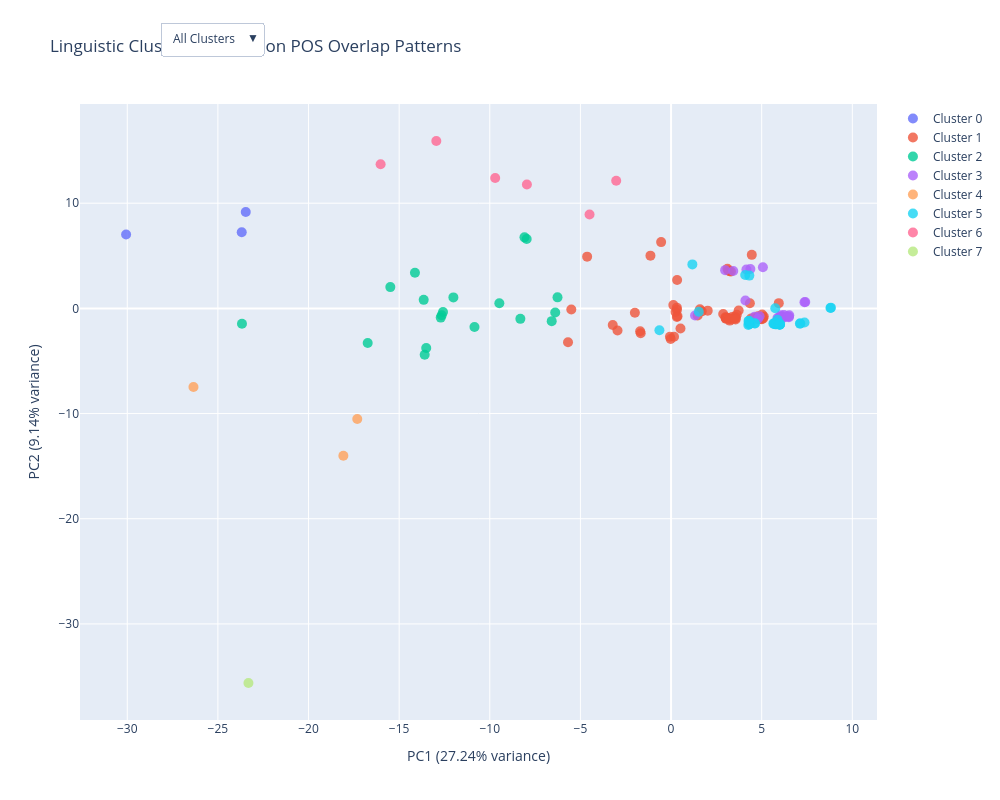

Notebook code cell kept with this figure:
### Code cell
import plotly.graph_objects as go

# Create a dataframe with the PCA features
plot_df = pd.DataFrame({
    'PC1': pca_features[:, 0],
    'PC2': pca_features[:, 1],
    'Language': df_cleaned.index,
    'Cluster': df_cleaned['Cluster']
})

# Create traces for each cluster
fig = go.Figure()

for cluster in sorted(plot_df['Cluster'].unique()):
    cluster_data = plot_df[plot_df['Cluster'] == cluster]
    
    # Scatter points without text labels (for "All Clusters" view)
    fig.add_trace(
        go.Scatter(
            x=cluster_data['PC1'],
            y=cluster_data['PC2'],
            mode='markers',
            name=f'Cluster {cluster}',
            marker=dict(size=10, opacity=0.8),
            text=cluster_data['Language'],
            hovertemplate='<b>%{text}</b><br>PC1: %{x:.2f}<br>PC2: %{y:.2f}<extra></extra>',
            hoverinfo='text',
            visible=True,
            showlegend=True
        )
    )
    
    # Scatter points WITH text labels (for individual cluster view)
    fig.add_trace(
        go.Scatter(
            x=cluster_data['PC1'],
            y=cluster_data['PC2'],
            mode='markers+text',
            name=f'Cluster {cluster}',
            marker=dict(size=10, opacity=0.8),
            text=cluster_data['Language'],
            textposition='top center',
            hovertemplate='<b>%{text}</b><br>PC1: %{x:.2f}<br>PC2: %{y:.2f}<extra></extra>',
            hoverinfo='text',
            visible=False,
            showlegend=False
        )
    )

# Create dropdown buttons
buttons = [
    dict(
        label='All Clusters',
        method='update',
        args=[
            {'visible': [i % 2 == 0 for i in range(len(fig.data))]},
            {'title': 'Linguistic Clustering based on POS Overlap Patterns'}
        ]
    )
]

num_clusters = len(sorted(plot_df['Cluster'].unique()))
for cluster_idx, cluster in enumerate(sorted(plot_df['Cluster'].unique())):
    visible = [False] * len(fig.data)
    # Show both markers and text for this cluster
    visible[cluster_idx * 2] = False  # Hide marker-only version
    visible[cluster_idx * 2 + 1] = True  # Show marker+text version
    
    buttons.append(
        dict(
            label=f'Cluster {cluster}',
            method='update',
            args=[
                {'visible': visible},
                {'title': f'Linguistic Clustering - Cluster {cluster}'}
            ]
        )
    )

fig.update_layout(
    updatemenus=[
        dict(
            active=0,
            buttons=buttons,
            direction="down",
            pad={"r": 10, "t": 10},
            showactive=True,
            x=0.1,
            xanchor="left",
            y=1.15,
            yanchor="top"
        )
    ],
    title='Linguistic Clustering based on POS Overlap Patterns',
    xaxis_title=f"PC1 ({pca.explained_variance_ratio_[0]:.2%} variance)",
    yaxis_title=f"PC2 ({pca.explained_variance_ratio_[1]:.2%} variance)",
    height=800,
    width=1000,
    hovermode='closest'
)

fig.show()

### Figure 1 — Plotly figure (JSON) as saved in the notebook; plotly's stock layout.template omitted (floating-point values rounded to 4 significant figures)
{"data": [{"hoverinfo": "text", "hovertemplate": "<b>%{text}</b><br>PC1: %{x:.2f}<br>PC2: %{y:.2f}<extra></extra>", "marker": {"opacity": 0.8, "size": 10}, "mode": "markers", "name": "Cluster 0", "showlegend": true, "text": ["Nenets-Tundra", "Gwichin-TueCL", "Old_Turkish-Clausal"], "type": "scatter", "visible": true, "x": [-23.69, -30.06, -23.46], "y": [7.242, 7.02, 9.158]}, {"hoverinfo": "text", "hovertemplate": "<b>%{text}</b><br>PC1: %{x:.2f}<br>PC2: %{y:.2f}<extra></extra>", "marker": {"opacity": 0.8, "size": 10}, "mode": "markers+text", "name": "Cluster 0", "showlegend": false, "text": ["Nenets-Tundra", "Gwichin-TueCL", "Old_Turkish-Clausal"], "textposition": "top center", "type": "scatter", "visible": false, "x": [-23.69, -30.06, -23.46], "y": [7.242, 7.02, 9.158]}, {"hoverinfo": "text", "hovertemplate": "<b>%{text}</b><br>PC1: %{x:.2f}<br>PC2: %{y:.2f}<extra></extra>", "marker": {"opacity": 0.8, "size": 10}, "mode": "markers", "name": "Cluster 1", "showlegend": true, "text": ["Akkadian-RIAO", "Gheg-GPS", "Old_East_Slavic-TOROT", "Classical_Armenian-CAVaL", "Guajajara-TuDeT", "Kazakh-KTB", "Chintang-CTNTB", "Buryat-BDT", "Gothic-PROIEL", "Old_French-PROFITEROLE", "North_Sami-Giella", "Bambara-CRB", "Amharic-ATT", "Greek-GDT", "Swedish-LinES", "Old_Occitan-CorAG", "Erzya-JR", "Bhojpuri-BHTB", "Umbrian-IKUVINA", "Marathi-UFAL", "Javanese-CSUI", "Kiche-IU", "Yoruba-YTB", "Low_Saxon-LSDC", "Pashto-Sikaram", "Northwest_Gbaya-Autogramm", "Tamil-TTB", "Ika-ChibErgIS", "Nheengatu-CompLin", "Ancient_Hebrew-PTNK", "Urdu-UDTB", "Romanian-RRT", "Pesh-ChibErgIS", "Persian-PerDT", "Hungarian-Szeged", "Hindi-HDTB", "Faroese-FarPaHC", "Sanskrit-Vedic", "Uzbek-UzUDT", "Ottoman_Turkish-DUDU", "Coptic-Bohairic", "Wolof-WTB", "Bulgarian-BTB", "Esperanto-Prago", "Shanghainese-ShUD", "Haitian_Creole-Adolphe", "Turkish-Penn", "Ancient_Greek-PROIEL", "Telugu-MTG", "Cantonese-HK", "Odia-ODTB", "Pomak-Philotis", "Old_Church_Slavonic-PROIEL", "Maghrebi_Arabic_French-Arabizi", "Upper_Sorbian-UFAL", "Irish-IDT", "Northern_Kurdish-Kurmanji", "Manx-Cadhan", "Ligurian-GLT", "Sindhi-Isra", "Serbian-SET", "Occitan-TTB", "Sicilian-STB"], "type": "scatter", "visible": true, "x": [0.5203, 1.694, 3.151, 4.862, -1.676, 0.322, 5.116, 3.574, 0.3336, 4.454, 0.1263, 4.938, -1.704, 3.237, 4.578, 4.349, 4.97, -3.218, -0.5473, -2.954, 3.537, 0.2471, 0.1649, 4.74, 3.73, 0.3276, 0.3553, 2.022, 4.957, 5.007, 3.042, 3.028, -5.684, 4.423, 3.285, 2.995, 5.943, 1.593, -4.63, 5.001, -0.06178, -0.01997, 3.024, -1.138, -5.503, 1.468, 3.229, 3.11, 2.876, 5.027, -1.996, 3.486, 3.307, 5.044, 3.626, 3.139, 5.08, 3.367, 0.3187, 4.804, 3.23, 4.826, 3.561], "y": [-1.92, -0.2844, 3.607, -1.015, -2.36, -0.8226, -0.7642, -0.9033, 2.705, 5.09, 0.3096, -0.8397, -2.175, -1.161, -0.9251, 0.493, -0.8756, -1.58, 6.302, -2.097, -0.806, -0.3444, -2.691, -0.9312, -0.196, -0.1339, -0.7389, -0.2136, -0.8186, -1.031, -0.8563, -0.9894, -3.223, -0.9524, -0.9951, -0.8452, 0.4982, -0.08562, 4.92, -0.9676, -2.692, -2.913, -0.9477, 5.014, -0.1021, -0.6793, 3.524, 3.758, -0.5318, -0.5899, -0.409, -0.9942, 3.502, -0.8541, -0.607, -0.9125, -0.9508, -0.8243, 0.07159, -0.7376, -1.04, -1.01, -1.053]}, {"hoverinfo": "text", "hovertemplate": "<b>%{text}</b><br>PC1: %{x:.2f}<br>PC2: %{y:.2f}<extra></extra>", "marker": {"opacity": 0.8, "size": 10}, "mode": "markers+text", "name": "Cluster 1", "showlegend": false, "text": ["Akkadian-RIAO", "Gheg-GPS", "Old_East_Slavic-TOROT", "Classical_Armenian-CAVaL", "Guajajara-TuDeT", "Kazakh-KTB", "Chintang-CTNTB", "Buryat-BDT", "Gothic-PROIEL", "Old_French-PROFITEROLE", "North_Sami-Giella", "Bambara-CRB", "Amharic-ATT", "Greek-GDT", "Swedish-LinES", "Old_Occitan-CorAG", "Erzya-JR", "Bhojpuri-BHTB", "Umbrian-IKUVINA", "Marathi-UFAL", "Javanese-CSUI", "Kiche-IU", "Yoruba-YTB", "Low_Saxon-LSDC", "Pashto-Sikaram", "Northwest_Gbaya-Autogramm", "Tamil-TTB", "Ika-ChibErgIS", "Nheengatu-CompLin", "Ancient_Hebrew-PTNK", "Urdu-UDTB", "Romanian-RRT", "Pesh-ChibErgIS", "Persian-PerDT", "Hungarian-Szeged", "Hindi-HDTB", "Faroese-FarPaHC", "Sanskrit-Vedic", "Uzbek-UzUDT", "Ottoman_Turkish-DUDU", "Coptic-Bohairic", "Wolof-WTB", "Bulgarian-BTB", "Esperanto-Prago", "Shanghainese-ShUD", "Haitian_Creole-Adolphe", "Turkish-Penn", "Ancient_Greek-PROIEL", "Telugu-MTG", "Cantonese-HK", "Odia-ODTB", "Pomak-Philotis", "Old_Church_Slavonic-PROIEL", "Maghrebi_Arabic_French-Arabizi", "Upper_Sorbian-UFAL", "Irish-IDT", "Northern_Kurdish-Kurmanji", "Manx-Cadhan", "Ligurian-GLT", "Sindhi-Isra", "Serbian-SET", "Occitan-TTB", "Sicilian-STB"], "textposition": "top center", "type": "scatter", "visible": false, "x": [0.5203, 1.694, 3.151, 4.862, -1.676, 0.322, 5.116, 3.574, 0.3336, 4.454, 0.1263, 4.938, -1.704, 3.237, 4.578, 4.349, 4.97, -3.218, -0.5473, -2.954, 3.537, 0.2471, 0.1649, 4.74, 3.73, 0.3276, 0.3553, 2.022, 4.957, 5.007, 3.042, 3.028, -5.684, 4.423, 3.285, 2.995, 5.943, 1.593, -4.63, 5.001, -0.06178, -0.01997, 3.024, -1.138, -5.503, 1.468, 3.229, 3.11, 2.876, 5.027, -1.996, 3.486, 3.307, 5.044, 3.626, 3.139, 5.08, 3.367, 0.3187, 4.804, 3.23, 4.826, 3.561], "y": [-1.92, -0.2844, 3.607, -1.015, -2.36, -0.8226, -0.7642, -0.9033, 2.705, 5.09, 0.3096, -0.8397, -2.175, -1.161, -0.9251, 0.493, -0.8756, -1.58, 6.302, -2.097, -0.806, -0.3444, -2.691, -0.9312, -0.196, -0.1339, -0.7389, -0.2136, -0.8186, -1.031, -0.8563, -0.9894, -3.223, -0.9524, -0.9951, -0.8452, 0.4982, -0.08562, 4.92, -0.9676, -2.692, -2.913, -0.9477, 5.014, -0.1021, -0.6793, 3.524, 3.758, -0.5318, -0.5899, -0.409, -0.9942, 3.502, -0.8541, -0.607, -0.9125, -0.9508, -0.8243, 0.07159, -0.7376, -1.04, -1.01, -1.053]}, {"hoverinfo": "text", "hovertemplate": "<b>%{text}</b><br>PC1: %{x:.2f}<br>PC2: %{y:.2f}<extra></extra>", "marker": {"opacity": 0.8, "size": 10}, "mode": "markers", "name": "Cluster 2", "showlegend": true, "text": ["Bokota-ChibErgIS", "Tagalog-Ugnayan", "Albanian-STAF", "Phrygian-KUL", "Southern_Kurdish-Garrusi", "Tatar-NMCTT", "Mbya_Guarani-Thomas", "Akuntsu-TuDeT", "Teko-TuDeT", "Abkhaz-AbNC", "Karelian-KKPP", "Gujarati-GujTB", "Munduruku-TuDeT", "Hittite-HitTB", "Karo-TuDeT", "Tupinamba-TuDeT", "Moksha-JR", "Cappadocian-TueCL", "Xavante-XDT"], "type": "scatter", "visible": true, "x": [-15.49, -12.71, -6.39, -8.313, -13.51, -14.13, -12.58, -16.73, -12.01, -6.264, -8.086, -9.473, -23.67, -12.65, -13.65, -13.59, -7.966, -6.584, -10.84], "y": [2.024, -0.878, -0.3944, -0.9972, -3.774, 3.393, -0.3491, -3.292, 1.045, 1.048, 6.753, 0.4849, -1.454, -0.6519, 0.8099, -4.414, 6.604, -1.215, -1.777]}, {"hoverinfo": "text", "hovertemplate": "<b>%{text}</b><br>PC1: %{x:.2f}<br>PC2: %{y:.2f}<extra></extra>", "marker": {"opacity": 0.8, "size": 10}, "mode": "markers+text", "name": "Cluster 2", "showlegend": false, "text": ["Bokota-ChibErgIS", "Tagalog-Ugnayan", "Albanian-STAF", "Phrygian-KUL", "Southern_Kurdish-Garrusi", "Tatar-NMCTT", "Mbya_Guarani-Thomas", "Akuntsu-TuDeT", "Teko-TuDeT", "Abkhaz-AbNC", "Karelian-KKPP", "Gujarati-GujTB", "Munduruku-TuDeT", "Hittite-HitTB", "Karo-TuDeT", "Tupinamba-TuDeT", "Moksha-JR", "Cappadocian-TueCL", "Xavante-XDT"], "textposition": "top center", "type": "scatter", "visible": false, "x": [-15.49, -12.71, -6.39, -8.313, -13.51, -14.13, -12.58, -16.73, -12.01, -6.264, -8.086, -9.473, -23.67, -12.65, -13.65, -13.59, -7.966, -6.584, -10.84], "y": [2.024, -0.878, -0.3944, -0.9972, -3.774, 3.393, -0.3491, -3.292, 1.045, 1.048, 6.753, 0.4849, -1.454, -0.6519, 0.8099, -4.414, 6.604, -1.215, -1.777]}, {"hoverinfo": "text", "hovertemplate": "<b>%{text}</b><br>PC1: %{x:.2f}<br>PC2: %{y:.2f}<extra></extra>", "marker": {"opacity": 0.8, "size": 10}, "mode": "markers", "name": "Cluster 3", "showlegend": true, "text": ["Khoekhoe-KDT", "Bavarian-MaiBaam", "Egyptian-UJaen", "Polish-PDB", "Latin-ITTB", "Beja-Autogramm", "Middle_French-PROFITEROLE", "Naija-NSC", "Xibe-XDT", "Lithuanian-ALKSNIS", "German-HDT", "Zaar-Autogramm", "Basque-BDT", "Yiddish-YiTB", "Icelandic-IcePaHC", "Bororo-BDT", "Breton-KEB", "Highland_Puebla_Nahuatl-ITML", "French-GSD", "Hausa-SouthernAutogramm", "Western_Armenian-ArmTDP", "Scottish_Gaelic-ARCOSG", "Hebrew-HTB", "Uyghur-UDT", "Chukchi-HSE"], "type": "scatter", "visible": true, "x": [6.229, 7.403, 6.5, 5.915, 4.611, 7.36, 4.375, 6.045, 4.884, 4.799, 5.871, 6.494, 1.323, 6.175, 5.975, 6.055, 3.43, 5.066, 4.156, 6.521, 6.04, 6.032, 2.983, 6.379, 4.103], "y": [-0.6369, 0.6107, -0.8386, -0.9656, -0.7845, 0.5778, 3.752, -0.9961, -0.7405, -0.987, -0.9136, -0.7644, -0.6783, -0.9017, -0.9977, -0.6514, 3.558, 3.912, 3.691, -0.6556, -0.8235, -0.8056, 3.637, -0.769, 0.7505]}, {"hoverinfo": "text", "hovertemplate": "<b>%{text}</b><br>PC1: %{x:.2f}<br>PC2: %{y:.2f}<extra></extra>", "marker": {"opacity": 0.8, "size": 10}, "mode": "markers+text", "name": "Cluster 3", "showlegend": false, "text": ["Khoekhoe-KDT", "Bavarian-MaiBaam", "Egyptian-UJaen", "Polish-PDB", "Latin-ITTB", "Beja-Autogramm", "Middle_French-PROFITEROLE", "Naija-NSC", "Xibe-XDT", "Lithuanian-ALKSNIS", "German-HDT", "Zaar-Autogramm", "Basque-BDT", "Yiddish-YiTB", "Icelandic-IcePaHC", "Bororo-BDT", "Breton-KEB", "Highland_Puebla_Nahuatl-ITML", "French-GSD", "Hausa-SouthernAutogramm", "Western_Armenian-ArmTDP", "Scottish_Gaelic-ARCOSG", "Hebrew-HTB", "Uyghur-UDT", "Chukchi-HSE"], "textposition": "top center", "type": "scatter", "visible": false, "x": [6.229, 7.403, 6.5, 5.915, 4.611, 7.36, 4.375, 6.045, 4.884, 4.799, 5.871, 6.494, 1.323, 6.175, 5.975, 6.055, 3.43, 5.066, 4.156, 6.521, 6.04, 6.032, 2.983, 6.379, 4.103], "y": [-0.6369, 0.6107, -0.8386, -0.9656, -0.7845, 0.5778, 3.752, -0.9961, -0.7405, -0.987, -0.9136, -0.7644, -0.6783, -0.9017, -0.9977, -0.6514, 3.558, 3.912, 3.691, -0.6556, -0.8235, -0.8056, 3.637, -0.769, 0.7505]}, {"hoverinfo": "text", "hovertemplate": "<b>%{text}</b><br>PC1: %{x:.2f}<br>PC2: %{y:.2f}<extra></extra>", "marker": {"opacity": 0.8, "size": 10}, "mode": "markers", "name": "Cluster 4", "showlegend": true, "text": ["Macedonian-MTB", "Kangri-KDTB", "South_Levantine_Arabic-MADAR"], "type": "scatter", "visible": true, "x": [-17.31, -18.08, -26.35], "y": [-10.52, -14.01, -7.47]}, {"hoverinfo": "text", "hovertemplate": "<b>%{text}</b><br>PC1: %{x:.2f}<br>PC2: %{y:.2f}<extra></extra>", "marker": {"opacity": 0.8, "size": 10}, "mode": "markers+text", "name": "Cluster 4", "showlegend": false, "text": ["Macedonian-MTB", "Kangri-KDTB", "South_Levantine_Arabic-MADAR"], "textposition": "top center", "type": "scatter", "visible": false, "x": [-17.31, -18.08, -26.35], "y": [-10.52, -14.01, -7.47]}, {"hoverinfo": "text", "hovertemplate": "<b>%{text}</b><br>PC1: %{x:.2f}<br>PC2: %{y:.2f}<extra></extra>", "marker": {"opacity": 0.8, "size": 10}, "mode": "markers", "name": "Cluster 5", "showlegend": true, "text": ["Armenian-ArmTDP", "Welsh-CCG", "Indonesian-GSD", "Ukrainian-IU", "Dutch-LassySmall", "Estonian-EDT", "Croatian-SET", "Italian-ISDT", "Norwegian-Bokmaal", "Latvian-LVTB", "Galician-CTG", "Vietnamese-VTB", "Catalan-AnCora", "Thai-TUD", "English-EWT", "Slovak-SNK", "Russian-Taiga", "Georgian-GLC", "Spanish-AnCora", "Maltese-MUDT", "Finnish-TDT", "Classical_Chinese-Kyoto", "Alemannic-DIVITAL", "Slovenian-SSJ", "Japanese-GSD", "Korean-Kaist", "Czech-PDTC", "Danish-DDT", "Afrikaans-AfriBooms", "Chinese-GSD", "Belarusian-HSE", "Portuguese-GSD", "Arabic-PADT"], "type": "scatter", "visible": true, "x": [7.363, 4.61, 4.307, 6.004, 4.091, 4.318, 4.385, 5.642, 5.806, 5.988, 4.358, 4.632, 4.261, 5.748, 7.107, 5.994, 7.131, 1.529, 5.732, 8.793, 1.175, -0.642, 8.818, 5.786, 4.272, 5.87, 5.785, 5.75, 6.017, 4.3, 5.761, 5.67, 5.946], "y": [-1.338, -1.425, -1.513, -1.536, 3.173, 3.117, -1.42, -1.441, -1.505, -1.545, -1.463, -1.427, -1.57, 0.01592, -1.449, -1.561, -1.433, -0.3191, -1.5, 0.0403, 4.182, -2.084, 0.07055, -1.514, -1.195, -1.073, -1.491, -1.369, -1.495, -1.175, -1.416, -1.472, -1.476]}, {"hoverinfo": "text", "hovertemplate": "<b>%{text}</b><br>PC1: %{x:.2f}<br>PC2: %{y:.2f}<extra></extra>", "marker": {"opacity": 0.8, "size": 10}, "mode": "markers+text", "name": "Cluster 5", "showlegend": false, "text": ["Armenian-ArmTDP", "Welsh-CCG", "Indonesian-GSD", "Ukrainian-IU", "Dutch-LassySmall", "Estonian-EDT", "Croatian-SET", "Italian-ISDT", "Norwegian-Bokmaal", "Latvian-LVTB", "Galician-CTG", "Vietnamese-VTB", "Catalan-AnCora", "Thai-TUD", "English-EWT", "Slovak-SNK", "Russian-Taiga", "Georgian-GLC", "Spanish-AnCora", "Maltese-MUDT", "Finnish-TDT", "Classical_Chinese-Kyoto", "Alemannic-DIVITAL", "Slovenian-SSJ", "Japanese-GSD", "Korean-Kaist", "Czech-PDTC", "Danish-DDT", "Afrikaans-AfriBooms", "Chinese-GSD", "Belarusian-HSE", "Portuguese-GSD", "Arabic-PADT"], "textposition": "top center", "type": "scatter", "visible": false, "x": [7.363, 4.61, 4.307, 6.004, 4.091, 4.318, 4.385, 5.642, 5.806, 5.988, 4.358, 4.632, 4.261, 5.748, 7.107, 5.994, 7.131, 1.529, 5.732, 8.793, 1.175, -0.642, 8.818, 5.786, 4.272, 5.87, 5.785, 5.75, 6.017, 4.3, 5.761, 5.67, 5.946], "y": [-1.338, -1.425, -1.513, -1.536, 3.173, 3.117, -1.42, -1.441, -1.505, -1.545, -1.463, -1.427, -1.57, 0.01592, -1.449, -1.561, -1.433, -0.3191, -1.5, 0.0403, 4.182, -2.084, 0.07055, -1.514, -1.195, -1.073, -1.491, -1.369, -1.495, -1.175, -1.416, -1.472, -1.476]}, {"hoverinfo": "text", "hovertemplate": "<b>%{text}</b><br>PC1: %{x:.2f}<br>PC2: %{y:.2f}<extra></extra>", "marker": {"opacity": 0.8, "size": 10}, "mode": "markers", "name": "Cluster 6", "showlegend": true, "text": ["Veps-VWT", "Livvi-KKPP", "Paumari-TueCL", "Western_Sierra_Puebla_Nahuatl-ITML", "Kyrgyz-KTMU", "Yakut-YKTDT"], "type": "scatter", "visible": true, "x": [-12.95, -16.02, -9.702, -3.026, -7.954, -4.496], "y": [15.91, 13.71, 12.4, 12.14, 11.77, 8.92]}, {"hoverinfo": "text", "hovertemplate": "<b>%{text}</b><br>PC1: %{x:.2f}<br>PC2: %{y:.2f}<extra></extra>", "marker": {"opacity": 0.8, "size": 10}, "mode": "markers+text", "name": "Cluster 6", "showlegend": false, "text": ["Veps-VWT", "Livvi-KKPP", "Paumari-TueCL", "Western_Sierra_Puebla_Nahuatl-ITML", "Kyrgyz-KTMU", "Yakut-YKTDT"], "textposition": "top center", "type": "scatter", "visible": false, "x": [-12.95, -16.02, -9.702, -3.026, -7.954, -4.496], "y": [15.91, 13.71, 12.4, 12.14, 11.77, 8.92]}, {"hoverinfo": "text", "hovertemplate": "<b>%{text}</b><br>PC1: %{x:.2f}<br>PC2: %{y:.2f}<extra></extra>", "marker": {"opacity": 0.8, "size": 10}, "mode": "markers", "name": "Cluster 7", "showlegend": true, "text": ["Cebuano-GJA"], "type": "scatter", "visible": true, "x": [-23.32], "y": [-35.61]}, {"hoverinfo": "text", "hovertemplate": "<b>%{text}</b><br>PC1: %{x:.2f}<br>PC2: %{y:.2f}<extra></extra>", "marker": {"opacity": 0.8, "size": 10}, "mode": "markers+text", "name": "Cluster 7", "showlegend": false, "text": ["Cebuano-GJA"], "textposition": "top center", "type": "scatter", "visible": false, "x": [-23.32], "y": [-35.61]}], "layout": {"height": 800, "hovermode": "closest", "title": {"text": "Linguistic Clustering based on POS Overlap Patterns"}, "updatemenus": [{"active": 0, "buttons": [{"args": [{"visible": [true, false, true, false, true, false, true, false, true, false, true, false, true, false, true, false]}, {"title": "Linguistic Clustering based on POS Overlap Patterns"}], "label": "All Clusters", "method": "update"}, {"args": [{"visible": [false, true, false, false, false, false, false, false, false, false, false, false, false, false, false, false]}, {"title": "Linguistic Clustering - Cluster 0"}], "label": "Cluster 0", "method": "update"}, {"args": [{"visible": [false, false, false, true, false, false, false, false, false, false, false, false, false, false, false, false]}, {"title": "Linguistic Clustering - Cluster 1"}], "label": "Cluster 1", "method": "update"}, {"args": [{"visible": [false, false, false, false, false, true, false, false, false, false, false, false, false, false, false, false]}, {"title": "Linguistic Clustering - Cluster 2"}], "label": "Cluster 2", "method": "update"}, {"args": [{"visible": [false, false, false, false, false, false, false, true, false, false, false, false, false, false, false, false]}, {"title": "Linguistic Clustering - Cluster 3"}], "label": "Cluster 3", "method": "update"}, {"args": [{"visible": [false, false, false, false, false, false, false, false, false, true, false, false, false, false, false, false]}, {"title": "Linguistic Clustering - Cluster 4"}], "label": "Cluster 4", "method": "update"}, {"args": [{"visible": [false, false, false, false, false, false, false, false, false, false, false, true, false, false, false, false]}, {"title": "Linguistic Clustering - Cluster 5"}], "label": "Cluster 5", "method": "update"}, {"args": [{"visible": [false, false, false, false, false, false, false, false, false, false, false, false, false, true, false, false]}, {"title": "Linguistic Clustering - Cluster 6"}], "label": "Cluster 6", "method": "update"}, {"args": [{"visible": [false, false, false, false, false, false, false, false, false, false, false, false, false, false, false, true]}, {"title": "Linguistic Clustering - Cluster 7"}], "label": "Cluster 7", "method": "update"}], "direction": "down", "pad": {"r": 10, "t": 10}, "showactive": true, "x": 0.1, "xanchor": "left", "y": 1.15, "yanchor": "top"}], "width": 1000, "xaxis": {"title": {"text": "PC1 (27.24% variance)"}}, "yaxis": {"title": {"text": "PC2 (9.14% variance)"}}}}
